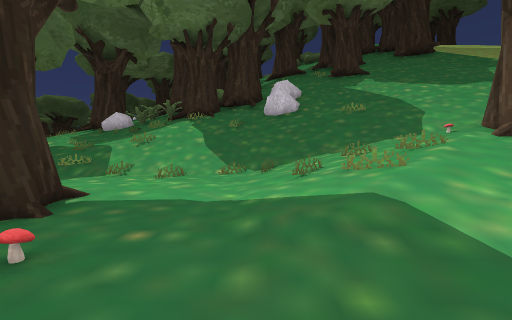
View 1 (above)

16 first-person views from a walk through a 3-D level made in the Unity game engine. The camera is 1.2 m above the floor, tilts 2° down and sees 90° across. Doors are open. The floor is counted in squares, 2 m on a side. Each view is taken from the middle of a square. On the plan, view 1 faces up. The plan holds only what a view shows up to about 9 squares ahead; the rest is blank. The place goes on beyond the plan. The player character is not drawn.

View 2
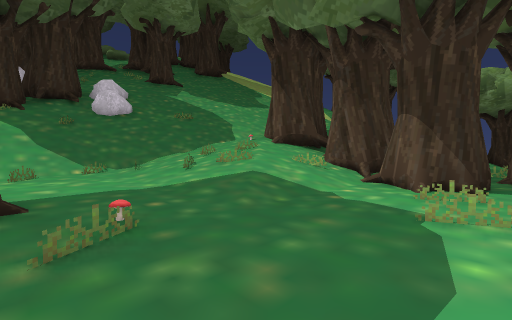

View 3
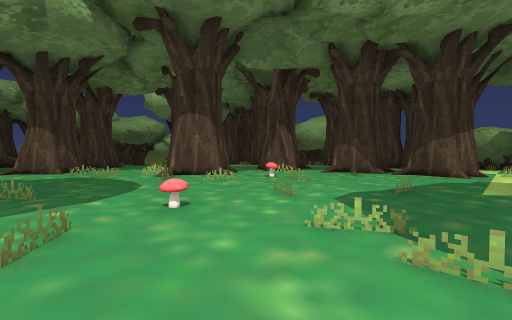

View 4
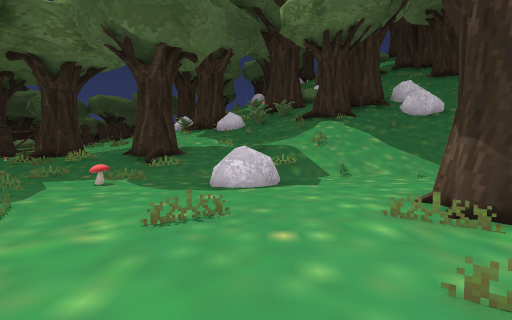

View 5
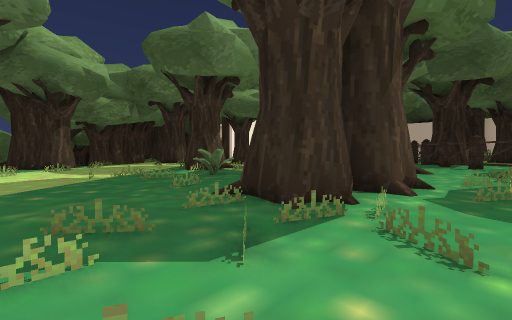

View 6
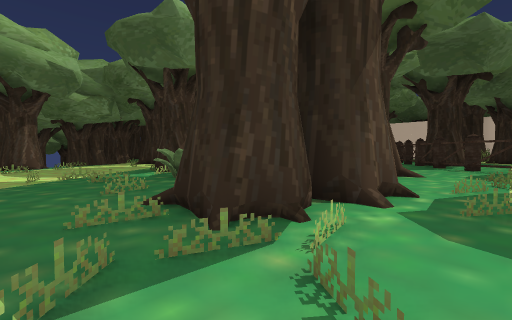

View 7
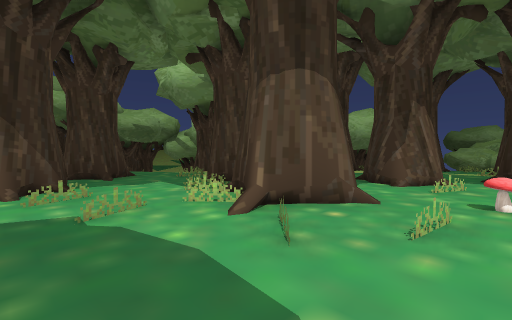

View 8
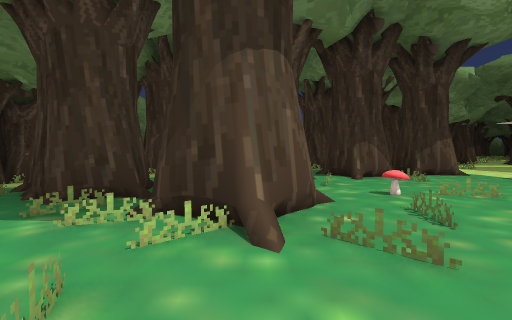

View 9
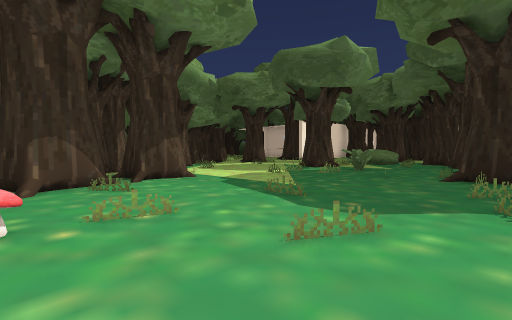

View 10
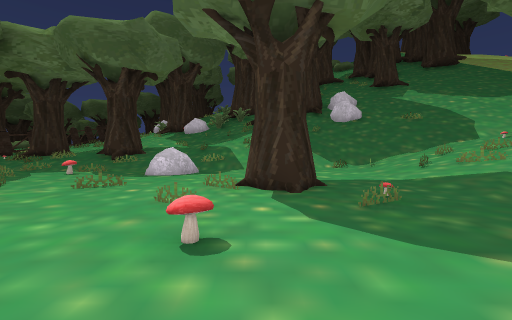

View 11
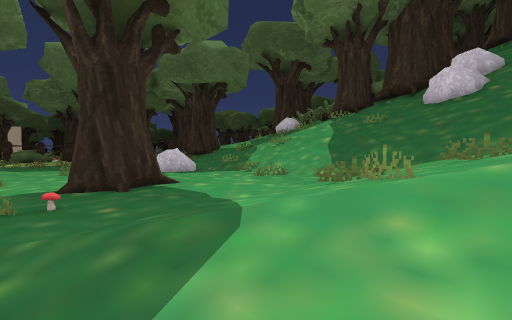

View 12
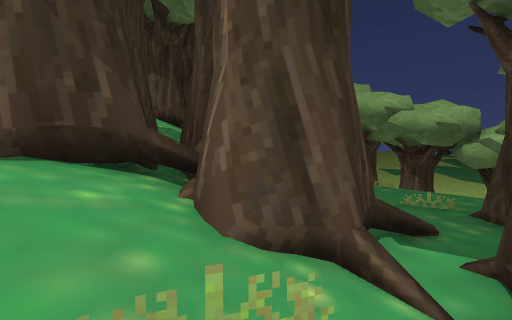

View 13
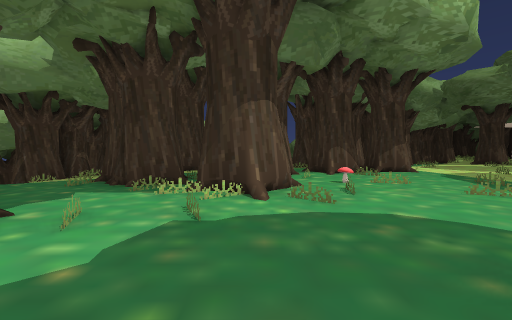

View 14
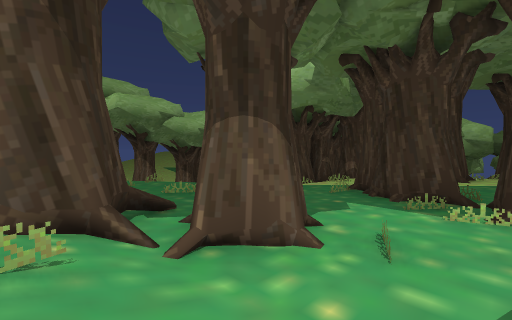

View 15
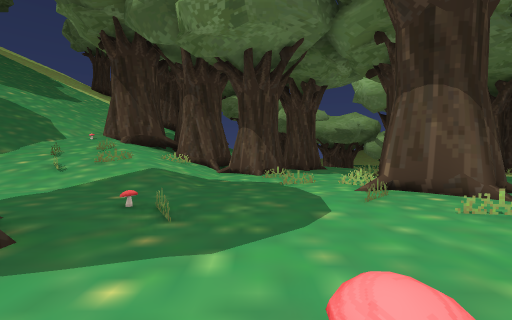

View 16
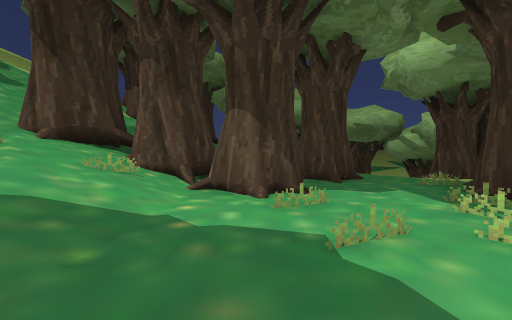

### Floor plan
Key: @ floor where view 1 was taken; # wall or solid block; x gap in a wall; . main floor; - floor 0.5 m lower than the main floor; : floor 0.75 m higher than the main floor; + floor 1.25 m higher than the main floor; * floor 1.5 m higher than the main floor; % floor 2 m higher than the main floor; / step, stairs or slope; = window, fence, low wall or low ledge; T thing the floor can be seen under or through; O other object.
Columns run from 16 left of view 1 to 13 right of it. Each row starts with its distance up from view 1.
  6         .../==/////////    O
  5        ##..O..#.#:+*%OO  //O
  4        #...O.....##*OOO  //  O
  3        ##....O...#+++OO      O
  2         #x..#OO..::=OOO
  1    ######...#.#..../OOO
  0     #OOO#TT.....@.#OO...#
 -1   OO  OOOTTT.....##OOO#.#
 -2    O   #....T.TTO##.OO../
 -3 O    ..##..#.TTOOOOO#..
 -4 OO   .##......T OOOO..-=
 -5       #......# OO  O..#=
 -6     #O..#....OOOO    #OO
 -7     OO.....OOOO.   #  OOO
 -8      .....#OO O   OOOOO OO
 -9        ..## OOO   O  O
-10        .###OOOO      OO
-11         OO OO   O    O
-12         OO      OO
-13          O
-14          O

Where each view was taken, in squares from view 1:
view 1: 0 up, 0 right, facing up
view 2: 1 down, 2 left, facing up-right
view 3: 1 up, 6 left, facing down-right
view 4: 0 up, 5 left, facing up
view 5: 1 up, 6 left, facing down-left
view 6: 1 up, 7 left, facing down-left
view 7: 0 up, 2 left, facing down-right
view 8: 0 up, 0 right, facing down
view 9: 1 down, 2 left, facing down-left
view 10: 2 down, 3 left, facing up
view 11: 1 up, 2 right, facing up-left
view 12: 2 up, 2 right, facing right
view 13: 2 up, 0 right, facing down
view 14: 2 up, 1 right, facing down-right
view 15: 0 up, 4 left, facing right
view 16: 0 up, 1 left, facing right
